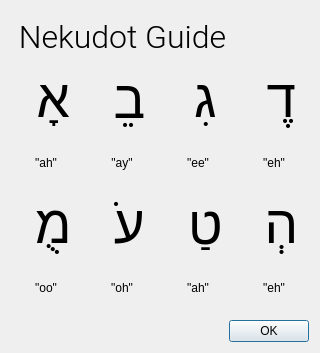
<?xml version="1.0" encoding="UTF-8"?>
<ui version="4.0">
 <class>nekudots</class>
 <widget class="QDialog" name="nekudots">
  <property name="geometry">
   <rect>
    <x>0</x>
    <y>0</y>
    <width>320</width>
    <height>353</height>
   </rect>
  </property>
  <property name="windowTitle">
   <string>Dialog</string>
  </property>
  <layout class="QGridLayout" name="gridLayout">
   <item row="2" column="2">
    <widget class="QLabel" name="label_6">
     <property name="font">
      <font>
       <pointsize>40</pointsize>
      </font>
     </property>
     <property name="text">
      <string>גִ </string>
     </property>
     <property name="textFormat">
      <enum>Qt::RichText</enum>
     </property>
     <property name="alignment">
      <set>Qt::AlignCenter</set>
     </property>
    </widget>
   </item>
   <item row="2" column="3">
    <widget class="QLabel" name="label_7">
     <property name="font">
      <font>
       <pointsize>40</pointsize>
      </font>
     </property>
     <property name="text">
      <string>דֶ </string>
     </property>
     <property name="textFormat">
      <enum>Qt::RichText</enum>
     </property>
     <property name="alignment">
      <set>Qt::AlignCenter</set>
     </property>
    </widget>
   </item>
   <item row="4" column="0">
    <widget class="QLabel" name="label_3">
     <property name="text">
      <string>&quot;ah&quot;</string>
     </property>
     <property name="alignment">
      <set>Qt::AlignCenter</set>
     </property>
    </widget>
   </item>
   <item row="5" column="0">
    <widget class="QLabel" name="label_11">
     <property name="font">
      <font>
       <pointsize>40</pointsize>
      </font>
     </property>
     <property name="text">
      <string>מֻ </string>
     </property>
     <property name="textFormat">
      <enum>Qt::RichText</enum>
     </property>
     <property name="alignment">
      <set>Qt::AlignCenter</set>
     </property>
    </widget>
   </item>
   <item row="5" column="1">
    <widget class="QLabel" name="label_8">
     <property name="font">
      <font>
       <pointsize>40</pointsize>
      </font>
     </property>
     <property name="text">
      <string>עֹ </string>
     </property>
     <property name="textFormat">
      <enum>Qt::RichText</enum>
     </property>
     <property name="alignment">
      <set>Qt::AlignCenter</set>
     </property>
    </widget>
   </item>
   <item row="2" column="0">
    <widget class="QLabel" name="label_2">
     <property name="font">
      <font>
       <pointsize>40</pointsize>
      </font>
     </property>
     <property name="text">
      <string>אָ </string>
     </property>
     <property name="textFormat">
      <enum>Qt::RichText</enum>
     </property>
     <property name="alignment">
      <set>Qt::AlignCenter</set>
     </property>
    </widget>
   </item>
   <item row="2" column="1">
    <widget class="QLabel" name="label_4">
     <property name="font">
      <font>
       <pointsize>40</pointsize>
      </font>
     </property>
     <property name="text">
      <string>בֵ </string>
     </property>
     <property name="alignment">
      <set>Qt::AlignCenter</set>
     </property>
    </widget>
   </item>
   <item row="4" column="1">
    <widget class="QLabel" name="label_12">
     <property name="text">
      <string>&quot;ay&quot;</string>
     </property>
     <property name="alignment">
      <set>Qt::AlignCenter</set>
     </property>
    </widget>
   </item>
   <item row="4" column="3">
    <widget class="QLabel" name="label_13">
     <property name="layoutDirection">
      <enum>Qt::LeftToRight</enum>
     </property>
     <property name="text">
      <string>&quot;eh&quot;</string>
     </property>
     <property name="alignment">
      <set>Qt::AlignCenter</set>
     </property>
    </widget>
   </item>
   <item row="6" column="0">
    <widget class="QLabel" name="label_14">
     <property name="text">
      <string>&quot;oo&quot;</string>
     </property>
     <property name="alignment">
      <set>Qt::AlignCenter</set>
     </property>
    </widget>
   </item>
   <item row="6" column="1">
    <widget class="QLabel" name="label_15">
     <property name="text">
      <string>&quot;oh&quot;</string>
     </property>
     <property name="alignment">
      <set>Qt::AlignCenter</set>
     </property>
    </widget>
   </item>
   <item row="4" column="2">
    <widget class="QLabel" name="label_16">
     <property name="text">
      <string>&quot;ee&quot;</string>
     </property>
     <property name="alignment">
      <set>Qt::AlignCenter</set>
     </property>
    </widget>
   </item>
   <item row="5" column="2">
    <widget class="QLabel" name="label_18">
     <property name="font">
      <font>
       <pointsize>40</pointsize>
      </font>
     </property>
     <property name="text">
      <string>טַ </string>
     </property>
     <property name="alignment">
      <set>Qt::AlignCenter</set>
     </property>
    </widget>
   </item>
   <item row="6" column="2">
    <widget class="QLabel" name="label_19">
     <property name="text">
      <string>&quot;ah&quot;</string>
     </property>
     <property name="alignment">
      <set>Qt::AlignCenter</set>
     </property>
    </widget>
   </item>
   <item row="5" column="3">
    <widget class="QLabel" name="label_5">
     <property name="font">
      <font>
       <pointsize>40</pointsize>
      </font>
     </property>
     <property name="text">
      <string>הְ </string>
     </property>
     <property name="textFormat">
      <enum>Qt::RichText</enum>
     </property>
     <property name="alignment">
      <set>Qt::AlignCenter</set>
     </property>
    </widget>
   </item>
   <item row="6" column="3">
    <widget class="QLabel" name="label_17">
     <property name="text">
      <string>&quot;eh&quot;</string>
     </property>
     <property name="alignment">
      <set>Qt::AlignCenter</set>
     </property>
    </widget>
   </item>
   <item row="7" column="0" colspan="4">
    <widget class="QDialogButtonBox" name="buttonBox">
     <property name="orientation">
      <enum>Qt::Horizontal</enum>
     </property>
     <property name="standardButtons">
      <set>QDialogButtonBox::Ok</set>
     </property>
    </widget>
   </item>
   <item row="0" column="0" colspan="4">
    <widget class="QLabel" name="label">
     <property name="font">
      <font>
       <family>Roboto Light</family>
       <pointsize>24</pointsize>
      </font>
     </property>
     <property name="text">
      <string> Nekudot Guide</string>
     </property>
    </widget>
   </item>
  </layout>
 </widget>
 <resources/>
 <connections>
  <connection>
   <sender>buttonBox</sender>
   <signal>accepted()</signal>
   <receiver>nekudots</receiver>
   <slot>accept()</slot>
   <hints>
    <hint type="sourcelabel">
     <x>248</x>
     <y>254</y>
    </hint>
    <hint type="destinationlabel">
     <x>157</x>
     <y>274</y>
    </hint>
   </hints>
  </connection>
  <connection>
   <sender>buttonBox</sender>
   <signal>rejected()</signal>
   <receiver>nekudots</receiver>
   <slot>reject()</slot>
   <hints>
    <hint type="sourcelabel">
     <x>316</x>
     <y>260</y>
    </hint>
    <hint type="destinationlabel">
     <x>286</x>
     <y>274</y>
    </hint>
   </hints>
  </connection>
 </connections>
</ui>
